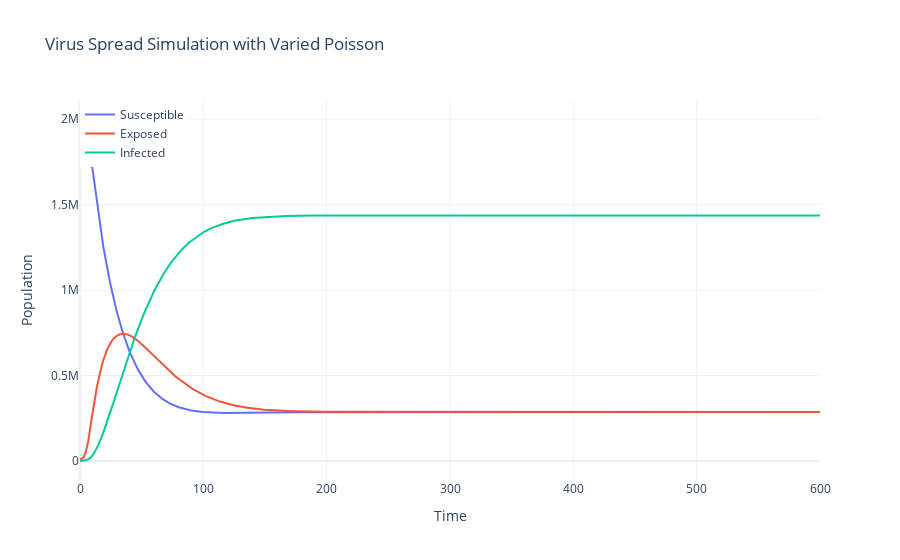

Notebook code cell kept with this figure:
### Code cell
import numpy as np
from scipy.integrate import odeint
import plotly.graph_objs as go
from plotly.subplots import make_subplots  # Import make_subplots for creating subplots

# Define the differential equations
def dS_dt(S, I, lambda_S, lambda_R, fq):
    return -lambda_S * S * fq + lambda_R * I

def dE_dt(S, E, lambda_S, fq):
    return lambda_S * S * fq - lambda_E * E

def dI_dt(I, E, lambda_E, lambda_R):
    return lambda_E * E - lambda_R * I

# Define the function for the probability f(q(t)) (Poisson distribution)
def f_q(x, lower_rate, higher_rate):
    # 5/6 of people have lower rate, 1/6 have higher rate
    # Calculate probability of having higher rate
    p_higher = 1 / 6
    p_lower = 1 - p_higher
    
    # Use Poisson distribution to determine probability f(q(t))
    rate = p_lower * lower_rate + p_higher * higher_rate
    return 1 - np.exp(-rate * x)  # Example Poisson distribution

# Function to integrate the differential equations
def simulate_virus_spread(S0, E0, I0, lambda_S, lambda_E, lambda_R, lower_rate, higher_rate, total_time, dt):
    num_steps = int(total_time / dt) + 1
    t = np.linspace(0, total_time, num_steps)

    # Initial conditions
    y0 = [S0, E0, I0]

    # Parameters
    args = (lambda_S, lambda_E, lambda_R, lower_rate, higher_rate)

    # Define the ODE system
    def system(y, t, *args):
        S, E, I = y
        lambda_S, lambda_E, lambda_R, lower_rate, higher_rate = args
        fq = f_q(I, lower_rate, higher_rate)
        dS = dS_dt(S, I, lambda_S, lambda_R, fq)
        dE = dE_dt(S, E, lambda_S, fq)
        dI = dI_dt(I, E, lambda_E, lambda_R)  # Pass E, lambda_E, lambda_R to dI_dt
        return [dS, dE, dI]

    # Integrate the ODE system
    solution = odeint(system, y0, t, args=args)

    return t, solution[:, 0], solution[:, 1], solution[:, 2]

# Parameters for simulation
S0 = 2000000  # Initial number of susceptible peers
E0 = 10000    # Initial number of exposed peers
I0 = 1     # Initial number of infected peers
lambda_S = 0.035  # Rate of new file downloads per minute
lambda_E = 0.035  # Rate of becoming infected per minute
lambda_R = 0.007 # Rate of recovery per minute
lower_rate = 0.00005  # Lower infection rate for 5/6 of people
higher_rate = 0.0005  # Higher infection rate for 1/6 of people
total_time = 600    # Total simulation time
dt = 0.1            # Time step for integration

# Run simulation
t, S, E, I = simulate_virus_spread(S0, E0, I0, lambda_S, lambda_E, lambda_R, lower_rate, higher_rate, total_time, dt)

# Create Plotly figure with subplots
fig = make_subplots(rows=1, cols=1)

# Add traces for S, E, I
fig.add_trace(go.Scatter(x=t, y=S, mode='lines', name='Susceptible'), row=1, col=1)
fig.add_trace(go.Scatter(x=t, y=E, mode='lines', name='Exposed'), row=1, col=1)
fig.add_trace(go.Scatter(x=t, y=I, mode='lines', name='Infected'), row=1, col=1)

# Update layout
fig.update_layout(title='Virus Spread Simulation with Varied Poisson',
                  xaxis_title='Time',
                  yaxis_title='Population',
                  legend=dict(x=0, y=1, traceorder='normal'),
                  template = 'plotly_white')

# Show plot
fig.show()

### Figure 1 — Plotly figure (JSON) as saved in the notebook; plotly's stock layout.template omitted (floating-point values rounded to 4 significant figures; data arrays with more than 128 entries replaced by an {"elided": "..."} marker saying what was removed)
{"data": [{"mode": "lines", "name": "Susceptible", "type": "scatter", "x": {"elided": "6001 float values"}, "xaxis": "x", "y": {"elided": "6001 float values"}, "yaxis": "y"}, {"mode": "lines", "name": "Exposed", "type": "scatter", "x": {"elided": "6001 float values"}, "xaxis": "x", "y": {"elided": "6001 float values"}, "yaxis": "y"}, {"mode": "lines", "name": "Infected", "type": "scatter", "x": {"elided": "6001 float values"}, "xaxis": "x", "y": {"elided": "6001 float values"}, "yaxis": "y"}], "layout": {"legend": {"traceorder": "normal", "x": 0, "y": 1}, "title": {"text": "Virus Spread Simulation with Varied Poisson"}, "xaxis": {"anchor": "y", "domain": [0, 1], "title": {"text": "Time"}}, "yaxis": {"anchor": "x", "domain": [0, 1], "title": {"text": "Population"}}}}
